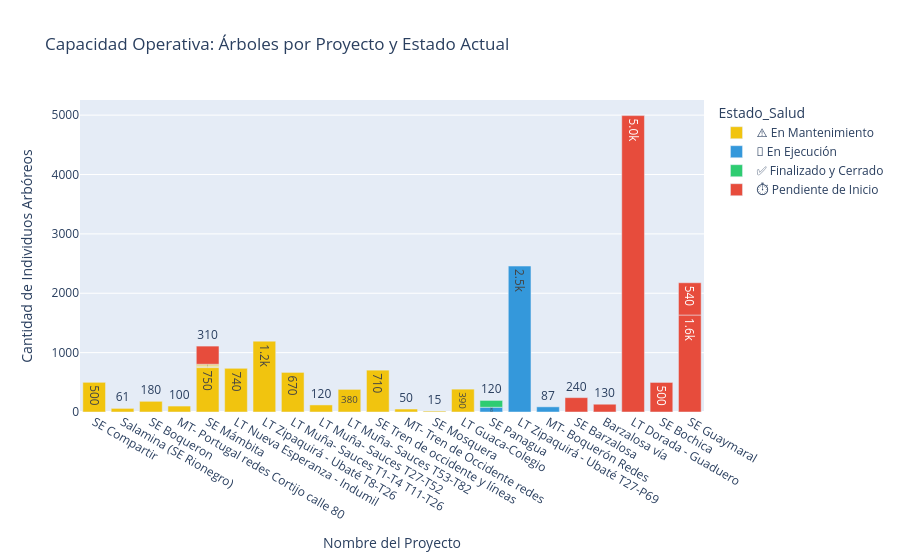

Here is the notebook cell this chart was saved with:
### Markdown cell above
### 1. Estado Operativo y Alertas de Mantenimiento
El siguiente gráfico detalla la carga operativa actual. Es crítico observar los proyectos marcados en amarillo (**⚠️ En Mantenimiento**), ya que representan obligaciones donde la siembra se ejecutó al 100%, pero el monitoreo legal ante la autoridad ambiental sigue abierto y requiere visitas de campo activas.

### Code cell
fig_arboles = px.bar(df[df['Arboles'] > 0], x='Proyecto', y='Arboles', color='Estado_Salud',
                    title='Capacidad Operativa: Árboles por Proyecto y Estado Actual',
                    text_auto='.2s', color_discrete_map={
                        '✅ Finalizado y Cerrado': '#2ecc71',
                        '⚠️ En Mantenimiento': '#f1c40f',
                        '🌱 En Ejecución': '#3498db',
                        '⏱️ Pendiente de Inicio': '#e74c3c'
                    })
fig_arboles.update_layout(xaxis_title="Nombre del Proyecto", yaxis_title="Cantidad de Individuos Arbóreos")
fig_arboles.show()

### Figure 1 — Plotly figure (JSON) as saved in the notebook; plotly's stock layout.template omitted (floating-point values rounded to 4 significant figures)
{"data": [{"hovertemplate": "Estado_Salud=⚠️ En Mantenimiento<br>Proyecto=%{x}<br>Arboles=%{y}<extra></extra>", "legendgroup": "⚠️ En Mantenimiento", "marker": {"color": "#f1c40f", "pattern": {"shape": ""}}, "name": "⚠️ En Mantenimiento", "orientation": "v", "showlegend": true, "textposition": "auto", "texttemplate": "%{y:.2s}", "type": "bar", "x": ["SE Compartir", "Salamina (SE Rionegro)", "SE Boqueron ", "MT- Portugal redes Cortijo calle 80", "SE Mámbita", "SE Mámbita", "SE Mámbita", "SE Mámbita", "SE Mámbita", "LT Nueva Esperanza - Indumil", "LT Zipaquirá - Ubaté T8-T26", "LT Muña- Sauces T1-T4 T11-T26", "LT Muña- Sauces T27-T52", "LT Muña- Sauces T53-T82", "SE Tren de occidente y líneas", "MT- Tren de Occidente redes", "SE Mosquera", "LT Guaca-Colegio"], "xaxis": "x", "y": [500.0, 61.0, 180.0, 100.0, 748.0, 5.0, 15.0, 12.0, 24.0, 735.0, 1193.0, 667.0, 119.0, 381.0, 705.0, 50.0, 15.0, 385.0], "yaxis": "y"}, {"hovertemplate": "Estado_Salud=🌱 En Ejecución<br>Proyecto=%{x}<br>Arboles=%{y}<extra></extra>", "legendgroup": "🌱 En Ejecución", "marker": {"color": "#3498db", "pattern": {"shape": ""}}, "name": "🌱 En Ejecución", "orientation": "v", "showlegend": true, "textposition": "auto", "texttemplate": "%{y:.2s}", "type": "bar", "x": ["SE Panagua", "LT Zipaquirá - Ubaté T27-P69", "MT- Boquerón Redes"], "xaxis": "x", "y": [80.0, 2458.0, 87.0], "yaxis": "y"}, {"hovertemplate": "Estado_Salud=✅ Finalizado y Cerrado<br>Proyecto=%{x}<br>Arboles=%{y}<extra></extra>", "legendgroup": "✅ Finalizado y Cerrado", "marker": {"color": "#2ecc71", "pattern": {"shape": ""}}, "name": "✅ Finalizado y Cerrado", "orientation": "v", "showlegend": true, "textposition": "auto", "texttemplate": "%{y:.2s}", "type": "bar", "x": ["SE Panagua"], "xaxis": "x", "y": [115.0], "yaxis": "y"}, {"hovertemplate": "Estado_Salud=⏱️ Pendiente de Inicio<br>Proyecto=%{x}<br>Arboles=%{y}<extra></extra>", "legendgroup": "⏱️ Pendiente de Inicio", "marker": {"color": "#e74c3c", "pattern": {"shape": ""}}, "name": "⏱️ Pendiente de Inicio", "orientation": "v", "showlegend": true, "textposition": "auto", "texttemplate": "%{y:.2s}", "type": "bar", "x": ["SE Mámbita", "SE Barzalosa ", "Barzalosa vía", "LT Dorada - Guaduero", "SE Bochica", "SE Guaymaral", "SE Guaymaral"], "xaxis": "x", "y": [306.0, 242.0, 131.0, 4992.0, 498.0, 1633.0, 544.0], "yaxis": "y"}], "layout": {"barmode": "relative", "legend": {"title": {"text": "Estado_Salud"}, "tracegroupgap": 0}, "title": {"text": "Capacidad Operativa: Árboles por Proyecto y Estado Actual"}, "xaxis": {"anchor": "y", "domain": [0, 1], "title": {"text": "Nombre del Proyecto"}}, "yaxis": {"anchor": "x", "domain": [0, 1], "title": {"text": "Cantidad de Individuos Arbóreos"}}}}
